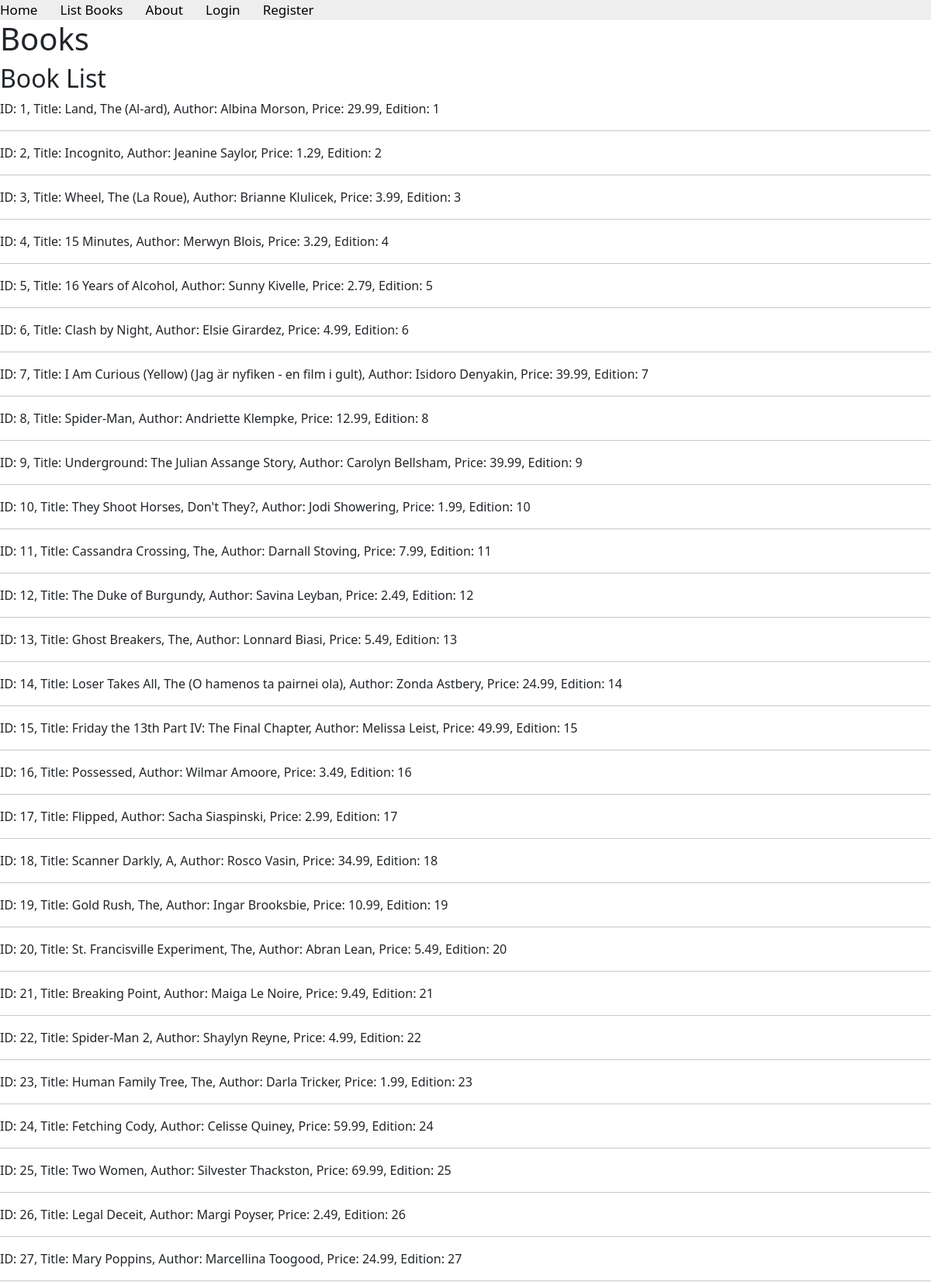
The app's page /books/lab8/task1/ (upper part) with its own data.
### apps/bookmodule/models.py (models this page shows)
class Book(models.Model):
    title = models.CharField(max_length = 50)
    author = models.CharField(max_length = 50)
    price = models.FloatField(default = 0.0)
    edition = models.SmallIntegerField(default = 1)

### apps/bookmodule/views.py (the view)
# urls.py: path('lab8/task1/', views.task1, name='lab8.task1'),
def task1(request):
    books = Book.objects.filter(Q(price__lte=80))
    return render(request, 'bookmodule/bookList.html', {'books': books})

### apps/templates/bookmodule/bookList.html (shortened to what this page needs)
{% extends "layouts/base.html" %}
{% block content %}
<h1>Books</h1>
<h2>Book List</h2>
{% if books %}
    {% for mybooks in books %}
    <p>ID: {{ mybooks.id }}, Title: {{ mybooks.title }}, Author: {{ mybooks.author }}, Price: {{ mybooks.price }}, Edition: {{ mybooks.edition }}</p>
    <hr>
    {% endfor %}
{% else %}
    <p>No books found.</p>
{% endif %}
{% endblock content %}

### records on screen
Book: id "1", title "Land, The (Al-ard)", author "Albina Morson", price "29.99", edition "1"
Book: id "2", title "Incognito", author "Jeanine Saylor", price "1.29", edition "2"
Book: id "3", title "Wheel, The (La Roue)", author "Brianne Klulicek", price "3.99", edition "3"
Book: id "4", title "15 Minutes", author "Merwyn Blois", price "3.29", edition "4"
Book: id "5", title "16 Years of Alcohol", author "Sunny Kivelle", price "2.79", edition "5"
Book: id "6", title "Clash by Night", author "Elsie Girardez", price "4.99", edition "6"
Book: id "7", title "I Am Curious (Yellow) (Jag är nyfiken - en film i gult)", author "Isidoro Denyakin", price "39.99", edition "7"
Book: id "8", title "Spider-Man", author "Andriette Klempke", price "12.99", edition "8"
Book: id "9", title "Underground: The Julian Assange Story", author "Carolyn Bellsham", price "39.99", edition "9"
Book: id "10", title "They Shoot Horses, Don't They?", author "Jodi Showering", price "1.99", edition "10"
Book: id "11", title "Cassandra Crossing, The", author "Darnall Stoving", price "7.99", edition "11"
Book: id "12", title "The Duke of Burgundy", author "Savina Leyban", price "2.49", edition "12"
Book: id "13", title "Ghost Breakers, The", author "Lonnard Biasi", price "5.49", edition "13"
Book: id "14", title "Loser Takes All, The (O hamenos ta pairnei ola)", author "Zonda Astbery", price "24.99", edition "14"
Book: id "15", title "Friday the 13th Part IV: The Final Chapter", author "Melissa Leist", price "49.99", edition "15"
Book: id "16", title "Possessed", author "Wilmar Amoore", price "3.49", edition "16"
Book: id "17", title "Flipped", author "Sacha Siaspinski", price "2.99", edition "17"
Book: id "18", title "Scanner Darkly, A", author "Rosco Vasin", price "34.99", edition "18"
Book: id "19", title "Gold Rush, The", author "Ingar Brooksbie", price "10.99", edition "19"
Book: id "20", title "St. Francisville Experiment, The", author "Abran Lean", price "5.49", edition "20"
Book: id "21", title "Breaking Point", author "Maiga Le Noire", price "9.49", edition "21"
Book: id "22", title "Spider-Man 2", author "Shaylyn Reyne", price "4.99", edition "22"
Book: id "23", title "Human Family Tree, The", author "Darla Tricker", price "1.99", edition "23"
Book: id "24", title "Fetching Cody", author "Celisse Quiney", price "59.99", edition "24"
Book: id "25", title "Two Women", author "Silvester Thackston", price "69.99", edition "25"
Book: id "26", title "Legal Deceit", author "Margi Poyser", price "2.49", edition "26"
Book: id "27", title "Mary Poppins", author "Marcellina Toogood", price "24.99", edition "27"
